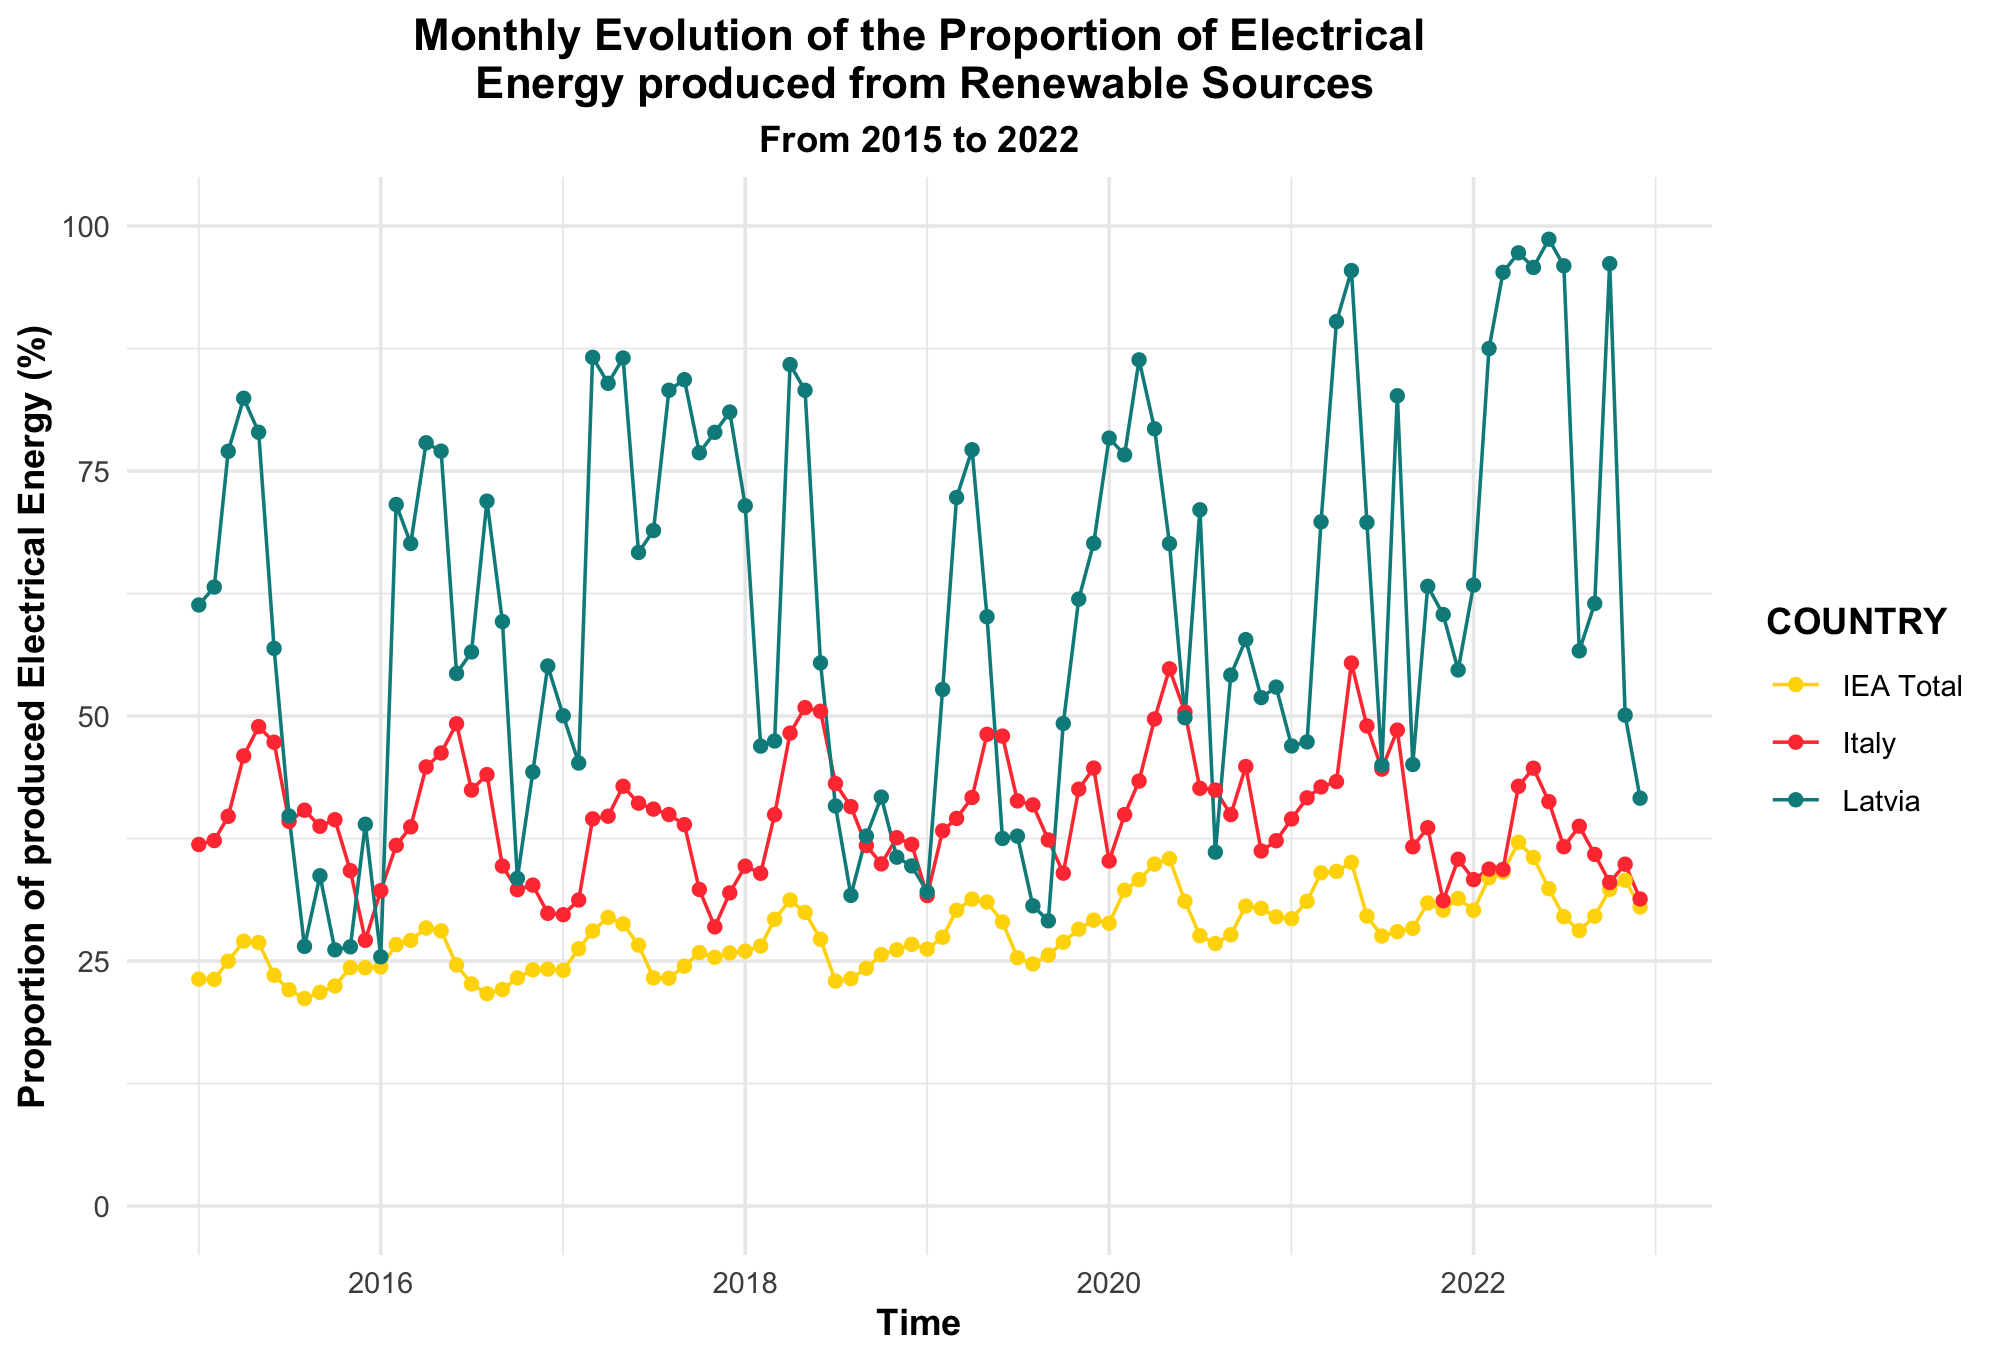

Generate this figure with R:
install.packages("ggplot2")
library(ggplot2)

# Ler dados do ficheiro electricity.xlsx
dados <- readxl::read_excel("/Users/franciscoheleno/Documents/Coding/R/Projeto PE/Projeto-PE/Ex3/electricity.xlsx")

ano <- 2015
countries <- c("IEA Total", "Italy", "Latvia")

data_per_year_per_country <- subset(dados, PRODUCT=="Renewables" & COUNTRY %in% countries & YEAR>=ano)
data_per_year_per_country$share <- as.numeric(data_per_year_per_country$share)*100

# Construir gráfico
ggplot(data_per_year_per_country, aes(x = as.Date(paste(YEAR, MONTH, "01", sep = "-")), y = share, color = COUNTRY)) +
  geom_line() +
  geom_point() +
  scale_y_continuous(limits = c(0, 100)) +
  labs(title = "Monthly Evolution of the Proportion of Electrical\n Energy produced from Renewable Sources",
       subtitle = "From 2015 to 2022",
       x = "Time",
       y = "Proportion of produced Electrical Energy (%)") +
  scale_color_manual(values = c("IEA Total" = "gold", "Italy" = "brown1", "Latvia" = "cyan4")) +
  theme_minimal() + 
  theme(
    plot.title = element_text(hjust = 0.5, face = "bold"),plot.subtitle = element_text(hjust = 0.5, face = "bold"),
    axis.title.x = element_text(face = "bold"), axis.title.y = element_text(face = "bold"),
    legend.title = element_text(face = "bold")
  )
  
